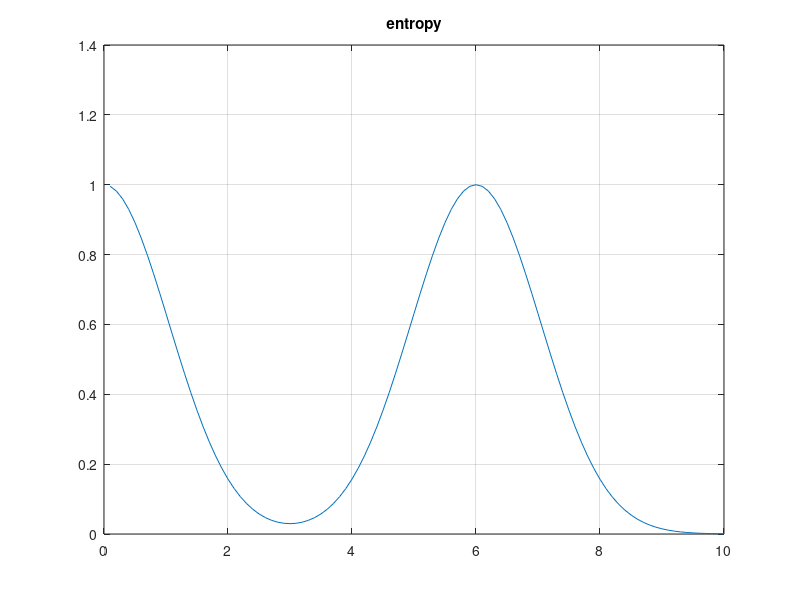
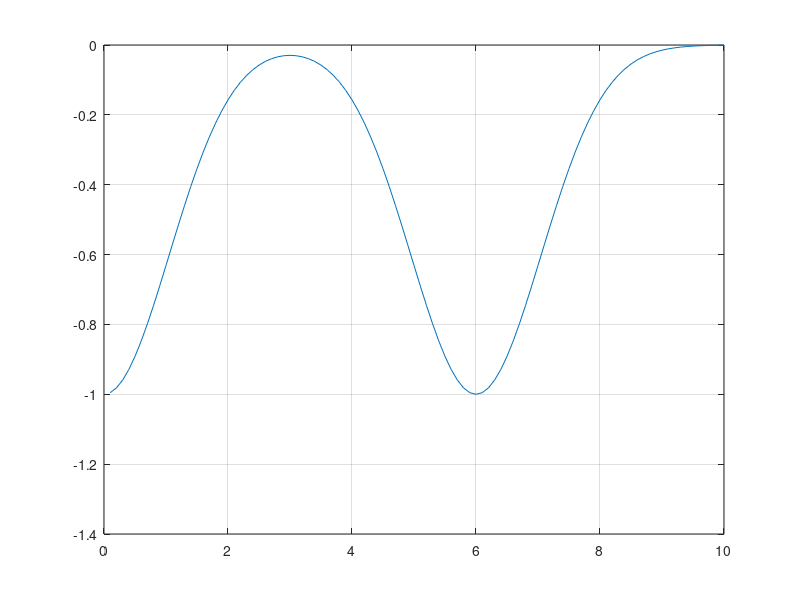

Here is the MATLAB script that generated these plots, in order:
clc;
clear;
close all;

%% 2-bit quantization

A = 6;
x_vector = 0.1:0.1:10
for ite = 1:1:length(x_vector)
    x = x_vector(ite);
    p1 = qfunc(A+x);
    p2 = qfunc(x) - qfunc(A+x);
    p3 = qfunc(x-A) - qfunc(x);
    p4 = 1 - qfunc(x-A);
   entropy(ite) = -p1 *log2(p1) - p2*log2(p2) - p3*log2(p3) - p4*log2(p4);
   [p1 p2 p3 p4]
end;

figure,
plot(x_vector, entropy)
grid on;
title('entropy')

figure,
plot(x_vector, -entropy)
grid on;
title('')